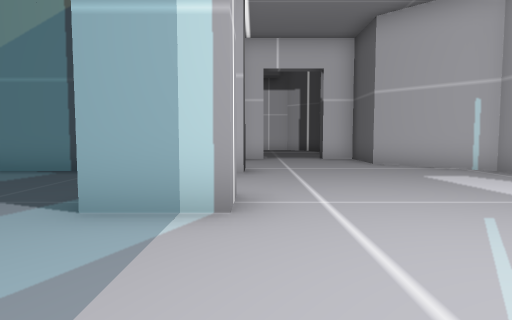
View 1 (above)

16 first-person views from a walk through a 3-D level made in the Godot game engine. The camera is 1.5 m above the floor, tilts 4° down and sees 75° across. The floor is counted in squares, 2 m on a side. Each view is taken from the middle of a square. On the plan, view 1 faces up. The plan holds only what a view shows up to about 11 squares ahead; the rest is blank. The place goes on beyond the plan. Characters and animated objects are left out.

View 2
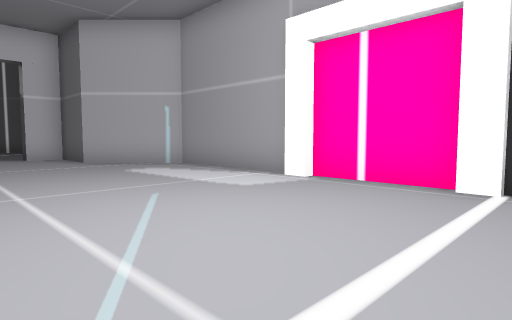

View 3
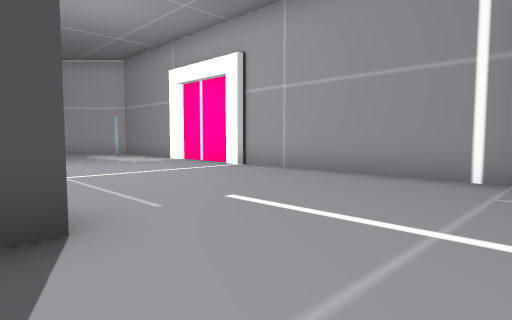

View 4
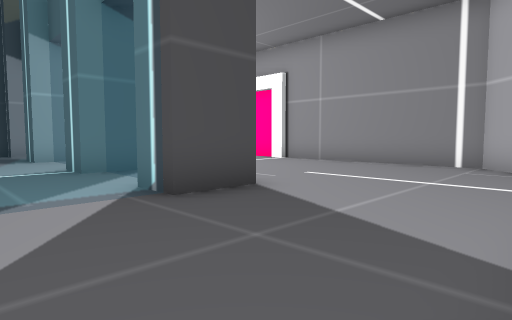

View 5
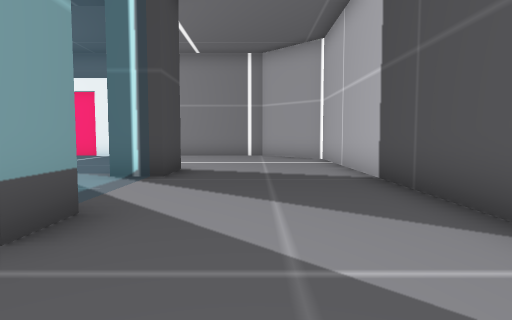

View 6
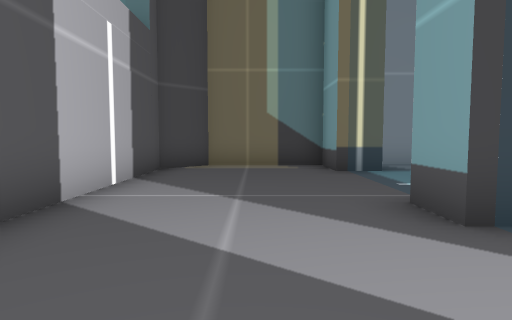

View 7
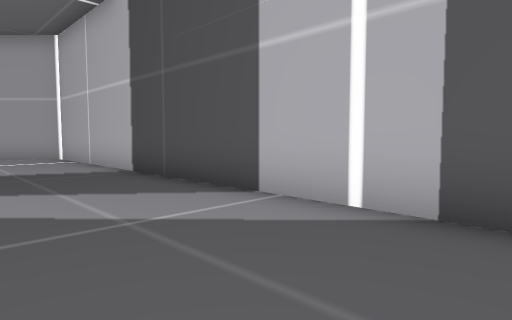

View 8
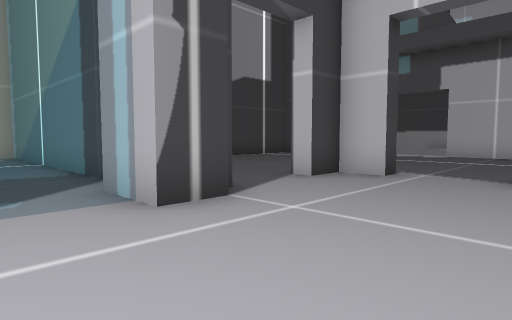

View 9
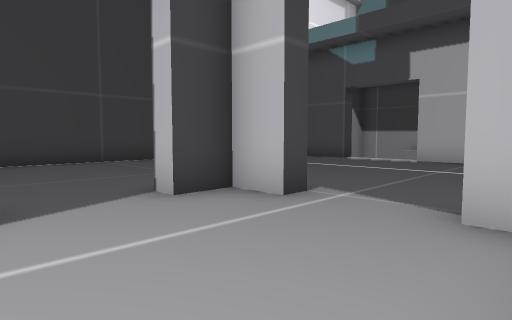

View 10
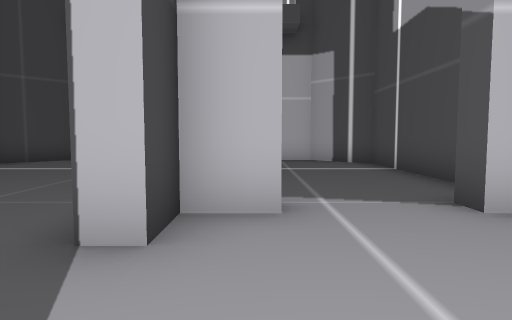

View 11
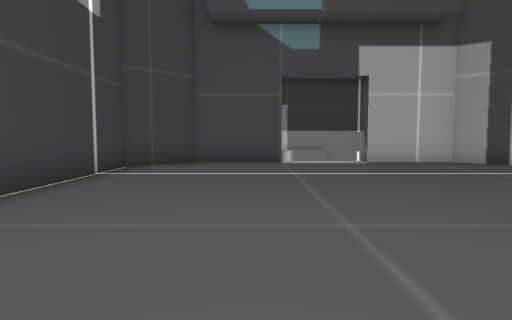

View 12
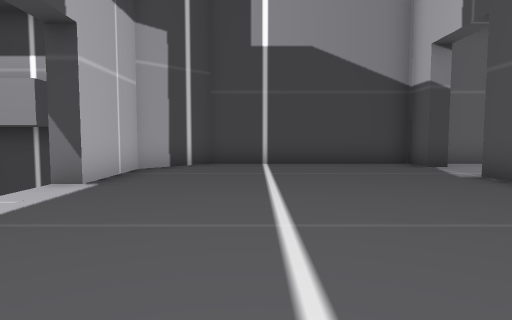

View 13
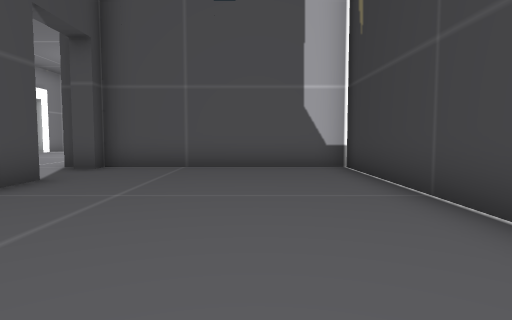

View 14
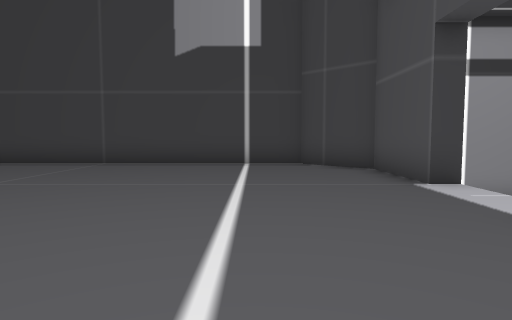

View 15
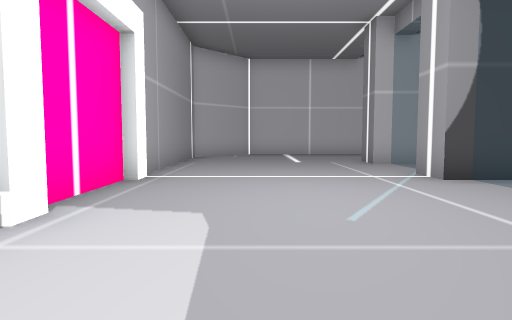

View 16
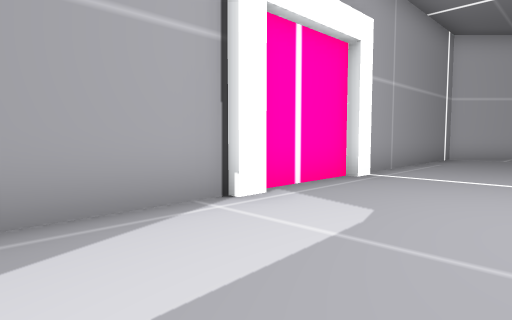

### Floor plan
Points are (right, up) in squares from view 1. A wall is a line through its corners. A room is listed if a view was taken in it or the views show most of it. See-through windows are left out.
Room 1 (views 1, 2, 3, 4, 5, 6, 7, 8, 9, 10, 15, 16)
walls: (-1.7, 0.2) (-0.2, 0.2) (-0.2, -0.8); (-1.7, -3.2) (-0.2, -3.2) (-0.2, -4.3) (-1.7, -4.3); (5, -0.4) (5, 0.2); (-0.2, 4.2) (-0.2, 3.2) (-1.7, 3.2); (5.3, 0.1) (5.3, 2.8); (-4.8, -4.3) (-5.8, -4.3); (5, 2.6) (5, 3.2); (5.3, 3.1) (5.3, 7.3) (3.3, 9.3) (3.3, 11.3) (2.3, 11.3); (-0.2, 7.9) (-0.2, 6.8) (-1.8, 6.8); (-1.3, 8.3) (-0.8, 8.3); (-9.2, -4.3) (-10.7, -4.3) (-10.7, -7.2) (-9.7, -8.3) (3.3, -8.3) (5.3, -6.3) (5.3, -0.2); (0.3, 11.7) (0.3, 11.3) (-0.7, 11.3) (-0.7, 10.3) (-1.3, 10.3)
ways out: opening at (-1, 9.5) to room 2; opening at (1.5, 11) to room 2
Room 2 (views 11, 12, 13, 14)
walls: (-3.2, 19.4) (-3.2, 18.8) (-5.7, 18.8) (-7.2, 17.2) (-7.2, 7.8) (-1.3, 7.8) (-1.3, 8.3); (-0.5, 11.7) (0.3, 11.7); (-1.3, 10.3) (-1.3, 11.2); (2.3, 11.3) (2.3, 11.7) (3.3, 11.7) (3.3, 17.2) (1.8, 18.8) (-0.7, 18.8) (-0.7, 19.2)
ways out: opening at (-1, 9.5) to room 1; opening at (1.5, 11) to room 1

Positions as (right, up) in squares from view 1, and headings:
1: (0, 0), facing up
2: (0, -1), facing up-right
3: (-1, -7), facing up-right
4: (-4, -8), facing up-right
5: (-8, -6), facing right
6: (-2, -6), facing left
7: (-9, -5), facing down-right
8: (3, 5), facing up-left
9: (3, 8), facing up-left
10: (0, 8), facing up
11: (-4, 9), facing up
12: (-6, 16), facing right
13: (-5, 16), facing down
14: (2, 16), facing left
15: (3, 6), facing down
16: (2, 6), facing down-right
